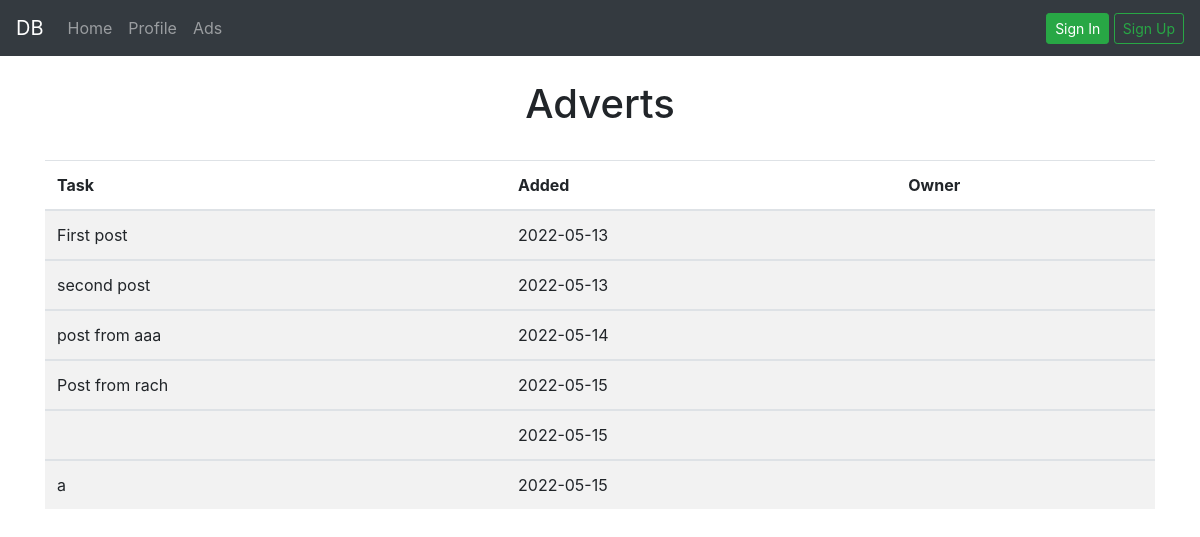
The app's page /ads, older data.
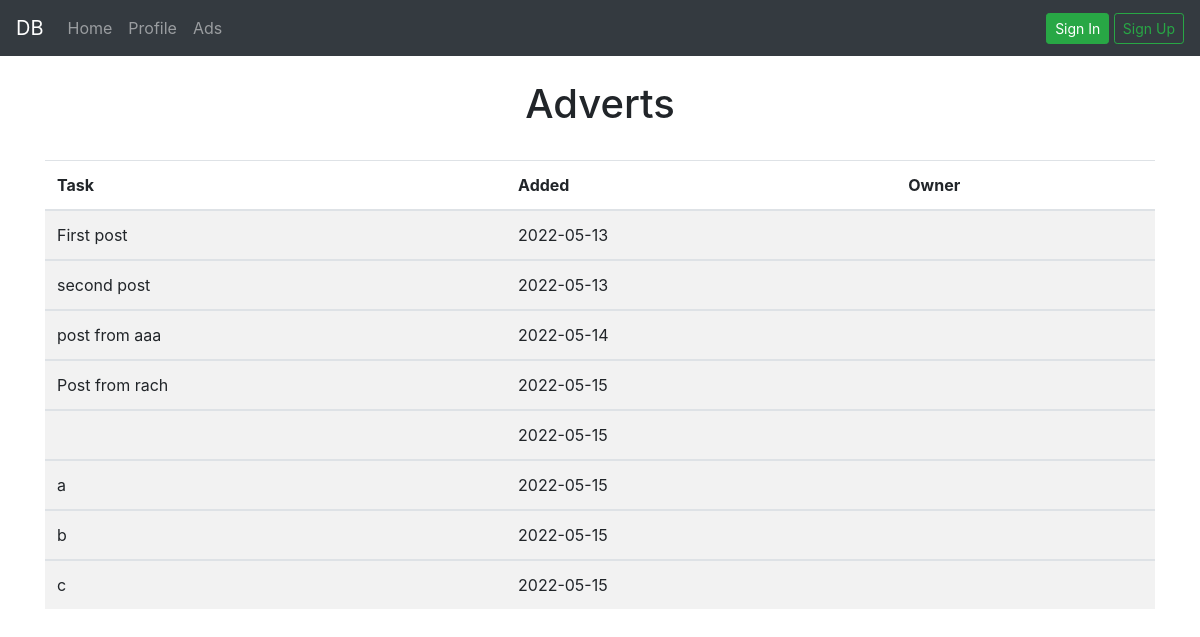
The same page, newer data.
### app.py (models this page shows, shortened)
class Post(db.Model):
    id = db.Column(db.Integer, primary_key=True)
    content = db.Column(db.String(400), nullable=False)
    date_created = db.Column(db.DateTime, default=datetime.utcnow)
    user_id = db.Column(db.Integer, db.ForeignKey('user.id'))

### app.py (the view)
@app.route('/ads', methods=['GET', 'POST'])
def ads():
    posts = Post.query.order_by(Post.date_created).all()
    return render_template(
        'ads.html',
        posts=posts,
        user_name=current_user)

### templates/ads.html (shortened to what this page needs)
{% extends 'base.html' %}
{% block body %}
    {% if current_user.is_authenticated %}
    <br>
        <h1 class="d-flex justify-content-md-center align-items-center">Adverts</h1>
    <br>
        {% if posts|length < 1 %}
            <h1>There is no post yet</h1>
            <a class="btn btn-primary" href="{{url_for('profile')}}">Create a post</a>
        {% else %}
            <div class="container">
                <table class="table table-striped">
                    <thead>
                        <tr>
                            <th scope="col">Task</th>
                            <th scope="col">Added</th>
                            <th scope="col">Owner</th>
                        </tr>
                    </thead>
                    {% for post in posts %}
                        <tbody>
                            <tr>
                                <td scope="row">{{ post.content }}</td>
                                <td scope="row">{{ post.date_created.date() }}</td>
                                <td scope="row"></td>
                                </td>
                            </tr>
                        </tbody>
                    {% endfor %}
                </table>
                <a class="btn btn-primary" href="{{url_for('profile')}}">Create a post</a>
            </div>
        {% endif %}
    {% else %}
        <br>
            <h1 class="d-flex justify-content-md-center align-items-center">Adverts</h1>
        <br>
        <div class="container">
            <table class="table table-striped">
                <thead>
                    <tr>
                        <th scope="col">Task</th>
                        <th scope="col">Added</th>
                        <th scope="col">Owner</th>
                    </tr>
                </thead>
                {% for post in posts %}
                    <tbody>
                        <tr>
                            <td scope="row">{{ post.content }}</td>
                            <td scope="row">{{ post.date_created.date() }}</td>
                            <td scope="row"></td>
                        </tr>
                    </tbody>
                {% endfor %}
            </table>
        </div>
    {% endif %}
{% endblock %}

### templates/base.html (shortened to what this page needs)
<!DOCTYPE html>
<html lang="en">
    <head>
        <link rel="stylesheet" href="https://cdn.jsdelivr.net/npm/bootstrap@4.0.0/dist/css/bootstrap.min.css">
    </head>
    <body>
        <nav class="navbar navbar-expand-lg navbar-dark bg-dark">
            <a class="navbar-brand" href="{{url_for('index')}}">DB</a>
            <div id="nav-menu" class="collapse navbar-collapse">
                <ul class="navbar-nav mr-auto">
                    <li class="nav-item">
                      <a class="nav-link" href="{{url_for('index')}}">Home</a>
                    </li>
                    <li class="nav-item">
                      <a class="nav-link" href="{{url_for('profile')}}">Profile</a>
                    </li>
                    <li class="nav-item">
                      <a class="nav-link" href="{{url_for('ads')}}">Ads</a>
                    </li>
                </ul>
                <ul class="navbar-nav ml-auto">
                    {% if current_user.is_authenticated %}
                    <li class="nav-item">
                        <a class="btn btn-sm btn-outline-success" href="{{url_for('profile')}}">{{current_user.first_name}}</a>
                        <a class="btn btn-sm btn-outline-secondary" href="{{url_for('logout')}}">Log Out</a>
                    </li>
                    {% else %}
                    <li class="nav-item">
                        <a class="btn btn-sm btn-success" href="{{url_for('login')}}">Sign In</a>
                        <a class="btn btn-sm btn-outline-success" href="{{url_for('signup')}}">Sign Up</a>
                    </li>
                    {% endif %}
                </ul>
            </div>
          </nav>
        {% block body %}{% endblock %}
    </body>
</html>

Row changes from the older to the newer data that the page shows:
added Post: content "b", date_created "2022-05-15"
added Post: content "c", date_created "2022-05-15"
